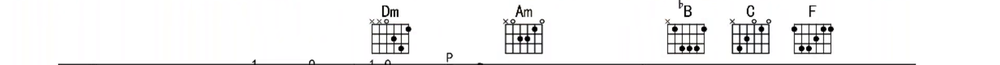
#> input picture _vlm_rec_rows/r000.png, 1000 x 65 px, shrunk from 1917 x 124 before the run; its folder holds only this picture in this run
$ python check_empty.py
#> lines starting #> are read from the running program, lines starting #| are printed output that depends on the picture; after the words box and inside, x2 and y2 are one past the last pixel; in counts of white or black regions, pixels touching at a corner belong together
### bili_tab_extractor/util.py
# -*- coding: utf-8 -*-
"""日志工具 + 中文路径兼容的图像 IO。

本模块被所有子模块导入；在其顶部完成 pylibs 注入：沙箱环境无法写系统
site-packages，本地安装的 yt-dlp/img2pdf/imageio-ffmpeg 放在工作区
pylibs/ 下，需手动加入模块搜索路径。
"""

from __future__ import annotations

import os
import sys

_PYLIBS = os.path.join(os.path.dirname(os.path.dirname(os.path.abspath(__file__))), "pylibs")
if os.path.isdir(_PYLIBS) and _PYLIBS not in sys.path:
    sys.path.insert(0, _PYLIBS)

import cv2
import numpy as np


# [8 lines left out: function _color, not called in this run]


def step(msg: str) -> None:
    print(_color(f"[步骤] {msg}", "36"), flush=True)


def success(msg: str) -> None:
    print(_color(f"[完成] {msg}", "32"), flush=True)


def warn(msg: str) -> None:
    print(_color(f"[警告] {msg}", "33"), flush=True)


def error(msg: str) -> None:
    print(_color(f"[错误] {msg}", "31"), flush=True)


def info(msg: str) -> None:
    print(f"[信息] {msg}", flush=True)


class _Log:
    """日志命名空间，供 `from util import log` 使用。"""

    step = staticmethod(step)
    success = staticmethod(success)
    warn = staticmethod(warn)
    error = staticmethod(error)
    info = staticmethod(info)


log = _Log()


def imread(path: str, flags: int = cv2.IMREAD_COLOR):
    """cv2.imread 的中文路径兼容版（cv2 底层用 fopen，不支持非 ASCII 路径）。

    文件缺失/不可读时返回 None（与 cv2.imread 约定一致）。
    """
#> called with path = '_vlm_rec_rows/r000.png', flags = 1
    try:
        data = np.fromfile(path, dtype=np.uint8)
    except OSError:
        return None
    if data.size == 0:
        return None
    return cv2.imdecode(data, flags)
#> returned value is the input picture: shape (65, 1000, 3); mean B, G, R 241.7, 241.6, 241.8


# [7 lines left out: function imwrite, not called in this run]

### check_empty.py
# -*- coding: utf-8 -*-
"""排查空谱：统计每行图的内容量，找出空白/内容过少的行。"""
import glob
import os
import sys

sys.path.insert(0, r"C:\Users\20849\Desktop\视频扒谱\bili_tab_extractor")
import numpy as np
import cv2

from util import imread

files = sorted(glob.glob("_vlm_rec_rows/r*.png"))
print(f"共 {len(files)} 行图\n")
print(f"{'行':<4} {'尺寸':<12} {'暗像素%':<8} {'长线数':<6} {'判定'}")
suspicious = []
for f in files:
    img = imread(f)
    if img is None:
        print(f"{os.path.basename(f)}: 读取失败")
        continue
    gray = cv2.cvtColor(img, cv2.COLOR_BGR2GRAY)
    h, w = gray.shape
#> h = 65; w = 1000
    dark = gray < 150
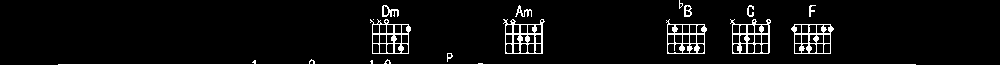
#> dark: shape (65, 1000) bool; 5.7% white in thin lines or dots, all inside (x1, y1, x2, y2) = (58, 0, 916, 65)
    dark_frac = dark.mean()
#> dark_frac = 0.0573
    # 长线数（横跨 40% 宽度的暗行）
    n_long = 0
    for y in range(h):
        cols = np.where(dark[y])[0]
        if len(cols) > 0 and cols.max() - cols.min() > 0.4 * w:
            n_long += 1
#> this loop made 65 passes
#> cols on passes 1, 2, 3, 4, 5, 55, 56, 57, 58, 59, 60: [679], [679], [679], [679, 680, 681, 682], [679, 682], [447, 451], [447, 451, 452], [447, 451, 452], [447, 448, 449, 450, 451], [447, 448, 449, 450], [311, 387, 447]
#> after the loop, n_long = 43
    verdict = "OK"
    if dark_frac < 0.005:
        verdict = "⚠ 空白/几乎无内容"
        suspicious.append((f, "空白"))
    elif dark_frac < 0.02 and n_long < 3:
        verdict = "⚠ 内容过少"
        suspicious.append((f, "内容少"))
    print(f"{os.path.basename(f):<8} {w}x{h:<8} {dark_frac * 100:>6.2f}%  {n_long:<6} {verdict}")
#| r000.png 1000x65         5.73%  43     OK

print(f"\n疑似问题行: {len(suspicious)}")
for f, why in suspicious:
    print(f"  {os.path.basename(f)}: {why}")

$ run again, on _vlm_rec_rows/r004.png
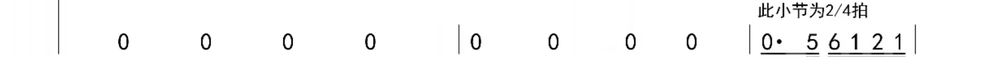
#> input picture _vlm_rec_rows/r004.png, 1000 x 57 px, shrunk from 1917 x 110 before the run
#> in imread, returned value is the input picture: shape (57, 1000, 3); mean B, G, R 247.4, 247.3, 247.3
#> `dark = gray < 150`:
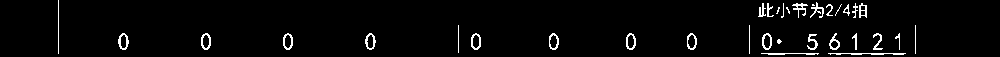
#> dark: shape (57, 1000) bool; 3.2% white in thin lines or dots, all inside (x1, y1, x2, y2) = (58, 0, 916, 55)
#> dark_frac = 0.0321
#> the loop `for y in range(h):` made 57 passes
#> cols on passes 1, 2, 3, 19, 20, 21, 22, 23: [58], [58], [58, 816], [58], [58], [58], [58], [58]
#> after the loop `for y in range(h):`: n_long = 45
#| r004.png 1000x57         3.21%  45     OK

$ run again, on _vlm_rec_rows/r006.png
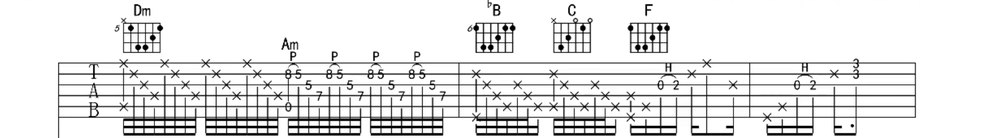
#> input picture _vlm_rec_rows/r006.png, 1000 x 138 px, shrunk from 1917 x 265 before the run
#> in imread, returned value is the input picture: shape (138, 1000, 3); mean B, G, R 228.4, 228.4, 228.4
#> `dark = gray < 150`:
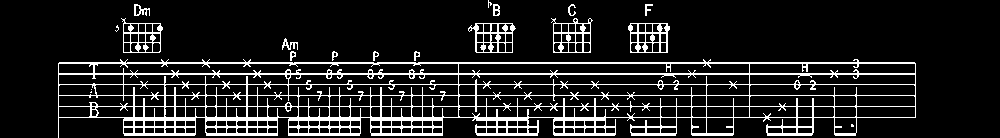
#> dark: shape (138, 1000) bool; 12.7% white in thin lines or dots, all inside (x1, y1, x2, y2) = (58, 0, 916, 138)
#> dark_frac = 0.127
#> the loop `for y in range(h):` made 138 passes
#> cols on passes 1, 2, 3, 4, 19, 21, 22: [488], [488], [488, 489, 490], [488, 490, 491], [121, 125, 551, 555, 574, 575, 576, 589, 590], [123, 124, 553, 554, 573, 577, 588, 591, 592], [122, 124, 552, 554, 573, 574, 576, 577, 588, 591]
#> after the loop `for y in range(h):`: n_long = 124
#| r006.png 1000x138       12.68%  124    OK

$ run again, on _vlm_rec_rows/r001.png
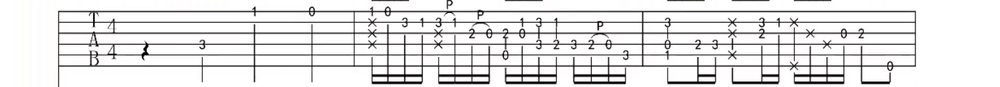
#> input picture _vlm_rec_rows/r001.png, 1000 x 87 px, shrunk from 1917 x 166 before the run
#> in imread, returned value is the input picture: shape (87, 1000, 3); mean B, G, R 226.6, 226.2, 226.9
#> `dark = gray < 150`:
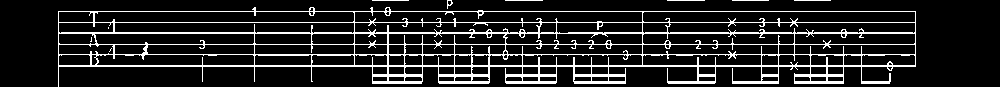
#> dark: shape (87, 1000) bool; 13.8% white in thin lines or dots, all inside (x1, y1, x2, y2) = (58, 0, 916, 87)
#> dark_frac = 0.138
#> the loop `for y in range(h):` made 87 passes
#> cols on passes 2, 3, 4, 5, 6, 7, 17, 18: [447, 451], [447, 451, 452], [447, 451, 452], [447, 448, 450, 451], [447, 448, 449, 450], [447], [58, 93, 94, 354, 478, 642, 915], [58, 93, 94, 354, 478, 642, 915]
#> after the loop `for y in range(h):`: n_long = 74
#| r001.png 1000x87        13.79%  74     OK
